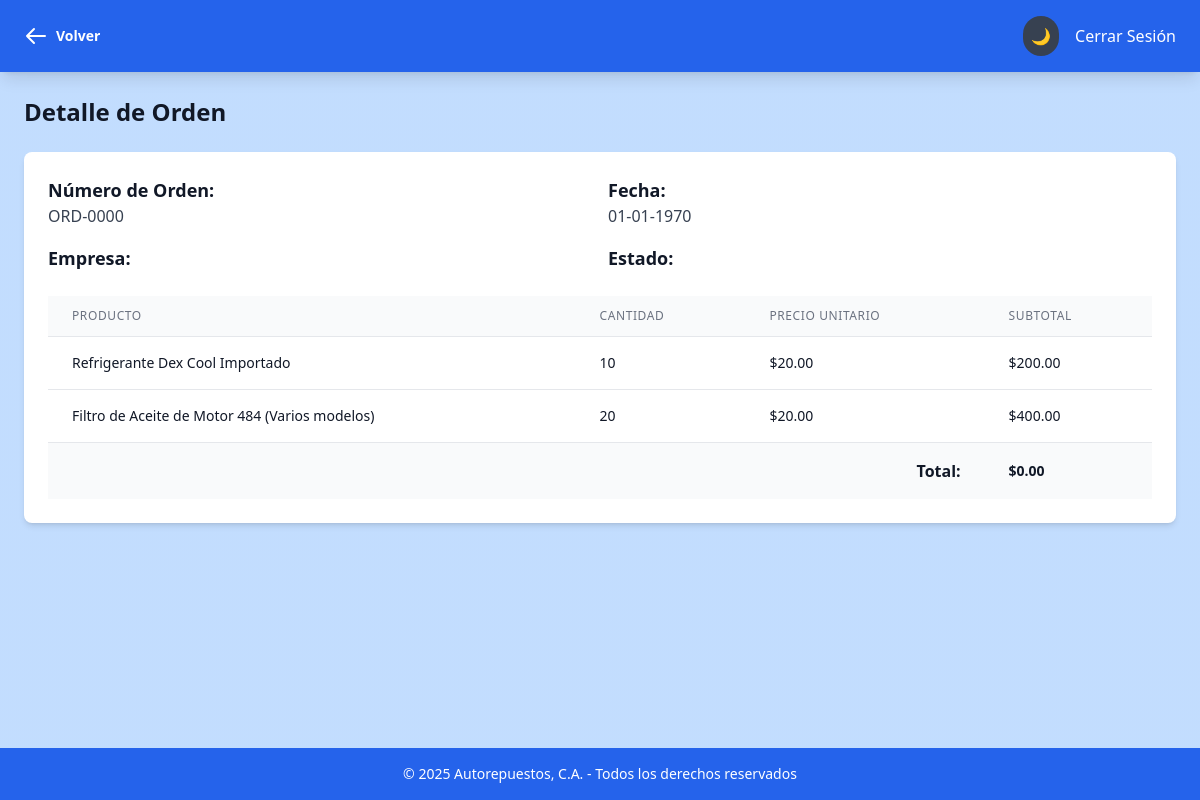
The app's page /Sistema/panelAdmin/detalleOrden.php?id=3 (signed in) with its own data.
### tables this page shows
CREATE TABLE `detalle_orden` (
  `id_detalle` int(11) NOT NULL,
  `id_orden` int(11) DEFAULT NULL,
  `id_producto` int(11) DEFAULT NULL,
  `cantidad` int(11) NOT NULL,
  `precio_unitario` decimal(10,2) DEFAULT NULL
);

CREATE TABLE `productos` (
  `id_producto` int(11) NOT NULL,
  `numero_de_parte` varchar(20) NOT NULL,
  `nombre_producto` varchar(80) NOT NULL,
  `categoria_producto` varchar(20) DEFAULT NULL,
  `marca_producto` varchar(20) DEFAULT NULL,
  `precio_producto` decimal(10,2) DEFAULT NULL,
  `stock_producto` int(11) DEFAULT NULL,
  `descripcion_producto` text DEFAULT NULL,
  `fecha_creacion` date DEFAULT NULL,
  `hora_creacion` time DEFAULT NULL
);

### Sistema/panelAdmin/detalleOrden.php (the view, shortened to what this page needs)
<?php
require '../logica/conexionbdd.php';
$orden_id = $_GET['id'];
$sql_orden = "SELECT o.id_orden, o.fecha_creacion, o.estado, c.nombre_empresa,
                     SUM(d.cantidad * d.precio_unitario) as total
            FROM ordenes o
            INNER JOIN clientes c ON o.cliente_id = c.id
            INNER JOIN detalle_orden d ON o.id_orden = d.id_orden
            WHERE o.id_orden = ?
            GROUP BY o.id_orden";
$stmt = $conn->prepare($sql_orden);
$stmt->bind_param("i", $orden_id);
$stmt->execute();
$result_orden = $stmt->get_result();
$orden = $result_orden->fetch_assoc();
$sql_items = "SELECT p.nombre_producto as producto, d.cantidad, d.precio_unitario,
                     (d.cantidad * d.precio_unitario) as subtotal
            FROM detalle_orden d
            INNER JOIN productos p ON d.id_producto = p.id_producto
            WHERE d.id_orden = ?";
$stmt = $conn->prepare($sql_items);
$stmt->bind_param("i", $orden_id);
$stmt->execute();
$result_items = $stmt->get_result();
?>
<!DOCTYPE html>
<html lang="es" class="dark">
<head>
    <script src="https://cdn.tailwindcss.com"></script>
    <script src="../js/tailwind_config.js"></script>
    <link rel="stylesheet" href="../css/global_style.css">
</head>
<body class="bg-pattern transition-colors duration-200">
    <nav class="bg-custom-blue dark:bg-gray-800 text-white px-6 py-4 fixed w-full top-0 z-50 shadow-lg">
        <div class="flex justify-between items-center">
            <div class="text-xl font-bold">
                <a href="ordenes.php"
                class="text-xl hover:text-gray-200 transition-colors duration-200 flex items-center gap-2 cursor-pointer">
                    <svg class="w-6 h-6" fill="none" stroke="currentColor" viewBox="0 0 24 24">
                        <path stroke-linecap="round" stroke-linejoin="round" stroke-width="2" d="M10 19l-7-7m0 0l7-7m-7 7h18"/>
                    </svg>
                    <span class="text-sm">Volver</span>
                </a>
            </div>
            <div class="flex items-center gap-4">
                <button
                    onclick="toggleDarkMode()"
                    class="p-2 rounded-full bg-gray-700 dark:bg-gray-600 hover:bg-gray-600 dark:hover:bg-gray-700 transition-colors duration-200"
                    aria-label="Alternar entre modo oscuro y claro"
                 >
                    <span class="dark:hidden">🌙</span>
                </button>
                <a href="../logica/cerrar-sesion.php" class="hover:underline">Cerrar Sesión</a>
            </div>
        </div>
    </nav>
    <main class="pt-24 px-6 pb-20">
        <div class="max-w-7xl mx-auto mb-6">
            <h1 class="text-2xl font-bold text-gray-900 dark:text-white">Detalle de Orden</h1>
        </div>
        <div class="max-w-7xl mx-auto bg-white dark:bg-gray-800 rounded-lg shadow-md p-6">
            <div class="grid grid-cols-1 md:grid-cols-2 gap-4 mb-6">
                <div>
                    <h2 class="text-lg font-bold text-gray-900 dark:text-white">Número de Orden:</h2>
                    <p class="text-gray-700 dark:text-gray-300">
                        <?php echo htmlspecialchars('ORD-' . str_pad($orden['id_orden'], 4, '0', STR_PAD_LEFT)); ?>
                    </p>
                </div>
                <div>
                    <h2 class="text-lg font-bold text-gray-900 dark:text-white">Fecha:</h2>
                    <p class="text-gray-700 dark:text-gray-300">
                        <?php echo date('d-m-Y', strtotime($orden['fecha_creacion'])); ?>
                    </p>
                </div>
                <div>
                    <h2 class="text-lg font-bold text-gray-900 dark:text-white">Empresa:</h2>
                </div>
                <div>
                    <h2 class="text-lg font-bold text-gray-900 dark:text-white">Estado:</h2>
                </div>
            </div>
            <div class="overflow-x-auto">
                <table class="min-w-full divide-y divide-gray-200 dark:divide-gray-700">
                    <thead class="bg-gray-50 dark:bg-gray-700">
                        <tr>
                            <th class="px-6 py-3 text-left text-xs font-medium text-gray-500 dark:text-gray-300 uppercase tracking-wider">Producto</th>
                            <th class="px-6 py-3 text-left text-xs font-medium text-gray-500 dark:text-gray-300 uppercase tracking-wider">Cantidad</th>
                            <th class="px-6 py-3 text-left text-xs font-medium text-gray-500 dark:text-gray-300 uppercase tracking-wider">Precio Unitario</th>
                            <th class="px-6 py-3 text-left text-xs font-medium text-gray-500 dark:text-gray-300 uppercase tracking-wider">Subtotal</th>
                        </tr>
                    </thead>
                    <tbody class="bg-white dark:bg-gray-800 divide-y divide-gray-200 dark:divide-gray-700">
                        <?php while($item = $result_items->fetch_assoc()): ?>
                            <tr>
                                <td class="px-6 py-4 whitespace-nowrap">
                                    <div class="text-sm text-gray-900 dark:text-white">
                                        <?php echo htmlspecialchars($item['producto']); ?>
                                    </div>
                                </td>
                                <td class="px-6 py-4 whitespace-nowrap">
                                    <div class="text-sm text-gray-900 dark:text-white">
                                        <?php echo $item['cantidad']; ?>
                                    </div>
                                </td>
                                <td class="px-6 py-4 whitespace-nowrap">
                                    <div class="text-sm text-gray-900 dark:text-white">
                                        $<?php echo number_format($item['precio_unitario'], 2); ?>
                                    </div>
                                </td>
                                <td class="px-6 py-4 whitespace-nowrap">
                                    <div class="text-sm text-gray-900 dark:text-white">
                                        $<?php echo number_format($item['subtotal'], 2); ?>
                                    </div>
                                </td>
                            </tr>
                        <?php endwhile; ?>
                        <tr class="bg-gray-50 dark:bg-gray-700">
                            <td colspan="3" class="px-6 py-4 text-right font-bold text-gray-900 dark:text-white">Total:</td>
                            <td class="px-6 py-4 whitespace-nowrap">
                                <div class="text-sm font-bold text-gray-900 dark:text-white">
                                    $<?php echo number_format($orden['total'], 2); ?>
                                </div>
                            </td>
                        </tr>
                    </tbody>
                </table>
            </div>
        </div>
    </main>
    <footer class="bg-custom-blue dark:bg-gray-800 text-white text-center py-4 fixed bottom-0 w-full text-sm">
        <p>&copy; 2025 Autorepuestos, C.A. - Todos los derechos reservados</p>
    </footer>
</body>
</html>

### Sistema/css/global_style.css (style rules this page uses)
.bg-pattern { background-image: linear-gradient(to bottom, rgba(191, 219, 254, 0.95) 0%, rgba(191, 219, 254, 0.95) 100%); background-size: cover; background-position: center; background-attachment: fixed; }

### records on screen
detalle_orden: id_producto.nombre_producto "Refrigerante Dex Cool Importado", cantidad "10", precio_unitario "20.00", subtotal "200.00"
detalle_orden: id_producto.nombre_producto "Filtro de Aceite de Motor 484 (Varios modelos)", cantidad "20", precio_unitario "20.00", subtotal "400.00"

### other values on screen
date('d-m-Y', strtotime($orden['fecha_creacion'])) "01-01-1970"
$orden['total'] "0.00"
